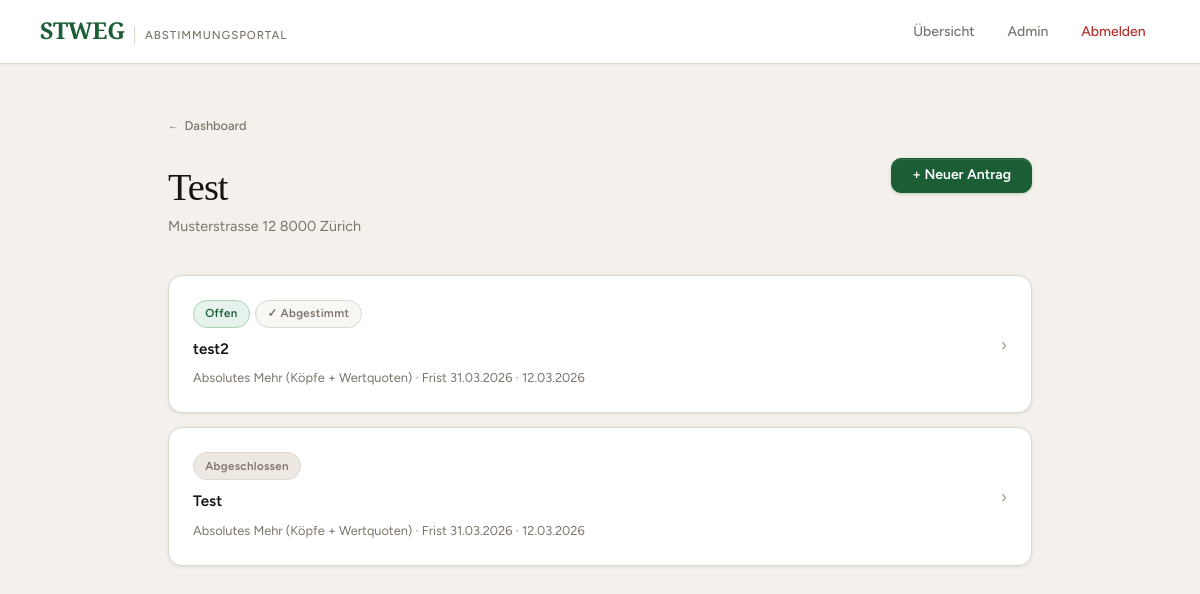
The page /community/1/ (signed in) on the database its author committed.
### voting/models.py (models this page shows, shortened)
class Community(models.Model):
    name = models.CharField(max_length=200)
    address = models.TextField()
    created_at = models.DateTimeField(auto_now_add=True)
    created_by = models.ForeignKey(
        User, on_delete=models.SET_NULL, null=True, blank=True,
        related_name='created_communities'
    )
    quorum = models.DecimalField(
        max_digits=5, decimal_places=1, default=Decimal('0'),
        verbose_name="Quorum (‰)",
        help_text="Mindest-Beteiligung in Wertquoten ‰ für gültige Abstimmung (0 = kein Quorum)"
    )
    def can_manage(self, user):
        return (
            self.units.filter(owner=user).exists()
            or self.created_by == user
            or user.is_staff
            or self.memberships.filter(user=user).exists()
        )
    def is_admin(self, user):
        return (
            self.created_by == user
            or user.is_staff
            or self.memberships.filter(user=user, role=CommunityMembership.Role.MANAGER).exists()
        )
    class Meta:
        verbose_name = "Gemeinschaft"
        verbose_name_plural = "Gemeinschaften"

class Proposal(models.Model):
    class Status(models.TextChoices):
        DRAFT   = 'draft',   'Entwurf'
        OPEN    = 'open',    'Offen'
        CLOSED  = 'closed',  'Abgeschlossen'
    class MajorityType(models.TextChoices):
        SIMPLE    = 'simple',    'Einfaches Mehr (nur Köpfe)'
        ABSOLUTE  = 'absolute',  'Absolutes Mehr (Köpfe + Wertquoten)'
        QUALIFIED = 'qualified', 'Qualifiziertes Mehr (2/3 Köpfe + 2/3 Wertquoten)'
        UNANIMOUS = 'unanimous', 'Einstimmigkeit (Enthaltung gilt als Nein)'
    community     = models.ForeignKey(Community, on_delete=models.CASCADE, related_name='proposals')
    created_by    = models.ForeignKey(User, on_delete=models.SET_NULL, null=True, related_name='created_proposals')
    title         = models.CharField(max_length=300, verbose_name="Titel")
    description   = models.TextField(verbose_name="Beschreibung")
    majority_type = models.CharField(
        max_length=10, choices=MajorityType.choices, default=MajorityType.ABSOLUTE,
        verbose_name="Mehrheitsart"
    )
    status     = models.CharField(max_length=10, choices=Status.choices, default=Status.DRAFT)
    created_at = models.DateTimeField(auto_now_add=True)
    opened_at  = models.DateTimeField(null=True, blank=True)
    closed_at  = models.DateTimeField(null=True, blank=True)
    deadline   = models.DateTimeField(null=True, blank=True, verbose_name="Abstimmungsfrist")
    def open(self):
        self.status = self.Status.OPEN
        self.opened_at = timezone.now()
        self.save()
    @property
    def deadline_passed(self):
        return self.deadline and timezone.now() > self.deadline
    class Meta:
        verbose_name = "Antrag"
        verbose_name_plural = "Anträge"
        ordering = ['-created_at']

### voting/views.py (the view)
@login_required
def proposal_list(request, community_id):
    community = get_object_or_404(Community, id=community_id)
    if not community.can_manage(request.user):
        messages.error(request, "Kein Zugang.")
        return redirect('voting:dashboard')
    proposals   = community.proposals.all()
    user_units  = Unit.objects.filter(owner=request.user, community=community)
    voted_ids   = set(Vote.objects.filter(unit__in=user_units).values_list('proposal_id', flat=True))
    fully_voted_ids = set()
    for proposal in proposals:
        uc = user_units.count()
        vc = Vote.objects.filter(proposal=proposal, unit__in=user_units).count()
        if uc > 0 and vc >= uc:
            fully_voted_ids.add(proposal.id)
    return render(request, 'voting/proposal_list.html', {
        'community':       community,
        'proposals':       proposals,
        'voted_ids':       voted_ids,
        'fully_voted_ids': fully_voted_ids,
        'is_admin':        community.is_admin(request.user),
    })

### voting/templates/voting/proposal_list.html (shortened to what this page needs)
{% extends "voting/base.html" %}
{% block content %}
<div class="page-header flex-between">
    <div>
        <a href="{% url 'voting:dashboard' %}" class="back-link">Dashboard</a>
        <h1>{{ community.name }}</h1>
        <p>{{ community.address }}</p>
    </div>
    <a href="{% url 'voting:proposal_create' community.id %}" class="btn btn-primary">+ Neuer Antrag</a>
</div>
{% if proposals %}
{% for proposal in proposals %}
<a href="{% url 'voting:proposal_detail' proposal.pk %}" class="card-link">
    <div class="card card-interactive">
        <div class="flex-between items-center">
            <div style="flex:1;min-width:0;">
                <div class="flex items-center gap-xs" style="margin-bottom:0.55rem;flex-wrap:wrap;">
                    {% if proposal.status == 'open' %}
                        <span class="badge badge-open">Offen</span>
                        {% if proposal.id in fully_voted_ids %}
                            <span class="badge badge-done">✓ Abgestimmt</span>
                        {% elif proposal.id in voted_ids %}
                            <span class="badge badge-pending">Teilweise abgestimmt</span>
                        {% else %}
                            <span class="badge badge-pending">Ausstehend</span>
                        {% endif %}
                    {% elif proposal.status == 'draft' %}
                        <span class="badge badge-draft">Entwurf</span>
                    {% else %}
                        <span class="badge badge-closed">Abgeschlossen</span>
                    {% endif %}
                </div>
                <div class="card-title">{{ proposal.title }}</div>
                <div class="card-meta" style="margin-top:0.2rem;">
                    {{ proposal.get_majority_type_display }}
                    {% if proposal.deadline %} · Frist {{ proposal.deadline|date:"d.m.Y" }}{% endif %}
                    · {{ proposal.created_at|date:"d.m.Y" }}
                </div>
            </div>
            <span style="color:var(--border-strong);font-size:1.1rem;margin-left:1rem;flex-shrink:0;">›</span>
        </div>
    </div>
</a>
{% endfor %}
{% endif %}
{% endblock %}

### voting/templates/voting/base.html (style rules this page uses)
:root { --bg: #F4F1EC; --bg-subtle: #EDE9E2; --surface: #FFFFFF; --surface-alt: #F9F7F4; --border: #DDD8CF; --border-mid: #C9C3B8; --border-strong: #A89F93; --text: #18150F; --text-secondary:#4A4540; --text-muted: #7C746A; --text-subtle: #A89F93; --accent: #1B5E35; --accent-mid: #236E40; --accent-hover: #154B2A; --accent-light: #E6F2EB; --accent-border: #A8D4B5; --red: #B5302A; --red-mid: #C93C35; --red-light: #FCECEA; --red-border: #F0B8B5; --amber: #8F620D; --amber-light: #FEF6E4; --amber-border: #E8C87A; --blue: #1D4F8A; --blue-light: #EBF2FC; --shadow-xs: 0 1px 2px rgba(24,21,15,0.05); --shadow-sm: 0 1px 4px rgba(24,21,15,0.07), 0 1px 2px rgba(24,21,15,0.04); --shadow-md: 0 4px 16px rgba(24,21,15,0.09), 0 2px 4px rgba(24,21,15,0.05); --shadow-lg: 0 12px 40px rgba(24,21,15,0.12), 0 4px 8px rgba(24,21,15,0.06); --r-sm: 6px; --r-md: 10px; --r-lg: 14px; --r-xl: 20px; --r-pill: 999px; --ease: cubic-bezier(0.25, 0.46, 0.45, 0.94); --t-fast: 120ms; --t-base: 200ms; --nav-h: 64px; }
*, *::before, *::after { box-sizing: border-box; margin: 0; padding: 0; }
html { scroll-behavior: smooth; -webkit-font-smoothing: antialiased; }
body { font-family: 'Figtree', sans-serif; background: var(--bg); color: var(--text); min-height: 100vh; font-size: 15px; line-height: 1.65; font-weight: 400; }
.back-link { display: inline-flex; align-items: center; gap: 0.35rem; font-size: 0.8rem; font-weight: 500; color: var(--text-muted); text-decoration: none; margin-bottom: 1.75rem; transition: color var(--t-fast) var(--ease); }
.back-link::before { content: '←'; font-size: 0.85em; }
.page-header { margin-bottom: 2.25rem; }
.page-header h1 { font-family: 'Cormorant Garamond', serif; font-size: 2.4rem; font-weight: 500; letter-spacing: -0.025em; line-height: 1.15; color: var(--text); }
.page-header p { color: var(--text-muted); margin-top: 0.4rem; font-size: 0.9rem; }
.flex-between { display: flex; justify-content: space-between; align-items: center; }
.card { background: var(--surface); border: 1px solid var(--border); border-radius: var(--r-lg); padding: 1.5rem; margin-bottom: 0.875rem; box-shadow: var(--shadow-sm); transition: border-color var(--t-base) var(--ease), box-shadow var(--t-base) var(--ease); }
.card-title { font-weight: 600; font-size: 0.95rem; color: var(--text); margin-bottom: 0.35rem; }
.card-meta { font-size: 0.8rem; color: var(--text-muted); display: flex; align-items: center; gap: 0.75rem; flex-wrap: wrap; }
.card-link { text-decoration: none; color: inherit; display: block; }
.card-interactive { cursor: pointer; }
.badge { display: inline-flex; align-items: center; gap: 0.25rem; padding: 0.22rem 0.7rem; border-radius: var(--r-pill); font-size: 0.72rem; font-weight: 600; letter-spacing: 0.03em; white-space: nowrap; }
.badge-open { background: var(--accent-light); color: var(--accent); border: 1px solid var(--accent-border); }
.badge-closed { background: var(--bg-subtle); color: var(--text-muted); border: 1px solid var(--border); }
.badge-done { background: var(--surface-alt); color: var(--text-muted); border: 1px solid var(--border); }
.btn { display: inline-flex; align-items: center; justify-content: center; gap: 0.4rem; padding: 0.575rem 1.25rem; border-radius: var(--r-md); font-family: 'Figtree', sans-serif; font-size: 0.875rem; font-weight: 600; cursor: pointer; text-decoration: none; border: 1.5px solid transparent; transition: all var(--t-fast) var(--ease); white-space: nowrap; line-height: 1; }
.btn-primary { background: var(--accent); color: #fff; border-color: var(--accent); box-shadow: 0 1px 3px rgba(27,94,53,0.25), inset 0 1px 0 rgba(255,255,255,0.1); }
.flex { display: flex; }
.items-center { align-items: center; }
.gap-xs { gap: 0.35rem; }
main > * { animation: fadeUp 0.35s var(--ease) both; }
main > *:nth-child(1) { animation-delay: 0ms; }
main > *:nth-child(2) { animation-delay: 40ms; }
main > *:nth-child(3) { animation-delay: 80ms; }

### rows shown on the page
Community: name "Test", address "Musterstrasse 12 8000 Zürich"
Proposal: status "Offen", title "test2", majority_type "Absolutes Mehr (Köpfe + Wertquoten)", deadline "31.03.2026", created_at "12.03.2026"
Proposal: status "Abgeschlossen", title "Test", majority_type "Absolutes Mehr (Köpfe + Wertquoten)", deadline "31.03.2026", created_at "12.03.2026"
